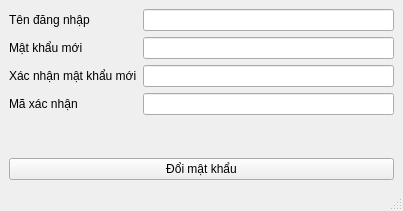
<?xml version="1.0" encoding="UTF-8"?>
<ui version="4.0">
 <class>MainWindow</class>
 <widget class="QMainWindow" name="MainWindow">
  <property name="geometry">
   <rect>
    <x>0</x>
    <y>0</y>
    <width>403</width>
    <height>211</height>
   </rect>
  </property>
  <property name="windowTitle">
   <string>MainWindow</string>
  </property>
  <widget class="QWidget" name="centralwidget">
   <layout class="QVBoxLayout" name="verticalLayout">
    <item>
     <layout class="QFormLayout" name="formLayout">
      <item row="0" column="0">
       <widget class="QLabel" name="label">
        <property name="text">
         <string>Tên đăng nhập</string>
        </property>
       </widget>
      </item>
      <item row="0" column="1">
       <widget class="QLineEdit" name="inp_username"/>
      </item>
      <item row="1" column="0">
       <widget class="QLabel" name="label_2">
        <property name="text">
         <string>Mật khẩu mới</string>
        </property>
       </widget>
      </item>
      <item row="1" column="1">
       <widget class="QLineEdit" name="inp_pass1"/>
      </item>
      <item row="2" column="0">
       <widget class="QLabel" name="label_3">
        <property name="text">
         <string>Xác nhận mật khẩu mới</string>
        </property>
       </widget>
      </item>
      <item row="2" column="1">
       <widget class="QLineEdit" name="inp_pass2"/>
      </item>
      <item row="3" column="0">
       <widget class="QLabel" name="label_4">
        <property name="text">
         <string>Mã xác nhận</string>
        </property>
       </widget>
      </item>
      <item row="3" column="1">
       <widget class="QLineEdit" name="OK_pass"/>
      </item>
     </layout>
    </item>
    <item>
     <widget class="QPushButton" name="change_pass">
      <property name="text">
       <string>Đổi mật khẩu</string>
      </property>
     </widget>
    </item>
   </layout>
  </widget>
  <widget class="QMenuBar" name="menubar">
   <property name="geometry">
    <rect>
     <x>0</x>
     <y>0</y>
     <width>403</width>
     <height>26</height>
    </rect>
   </property>
  </widget>
  <widget class="QStatusBar" name="statusbar"/>
 </widget>
 <resources/>
 <connections/>
</ui>
